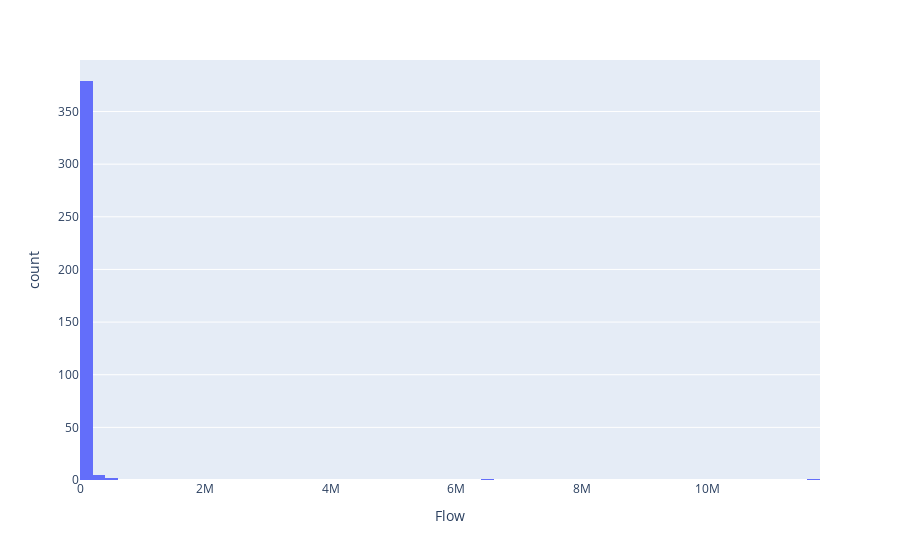

The notebook cell this image was saved under:
### Code cell
px.histogram(x=es4["FLOW"], labels={'x':'Flow'} )

### Figure 1 — Plotly figure (JSON) as saved in the notebook; plotly's stock layout.template omitted (floating-point values rounded to 4 significant figures; data arrays with more than 128 entries replaced by an {"elided": "..."} marker saying what was removed)
{"data": [{"alignmentgroup": "True", "bingroup": "x", "hovertemplate": "Flow=%{x}<br>count=%{y}<extra></extra>", "legendgroup": "", "marker": {"color": "#636efa", "pattern": {"shape": ""}}, "name": "", "offsetgroup": "", "orientation": "v", "showlegend": false, "type": "histogram", "x": {"elided": "388 int values"}, "xaxis": "x", "yaxis": "y"}], "layout": {"barmode": "relative", "legend": {"tracegroupgap": 0}, "margin": {"t": 60}, "xaxis": {"anchor": "y", "domain": [0, 1], "title": {"text": "Flow"}}, "yaxis": {"anchor": "x", "domain": [0, 1], "title": {"text": "count"}}}}
